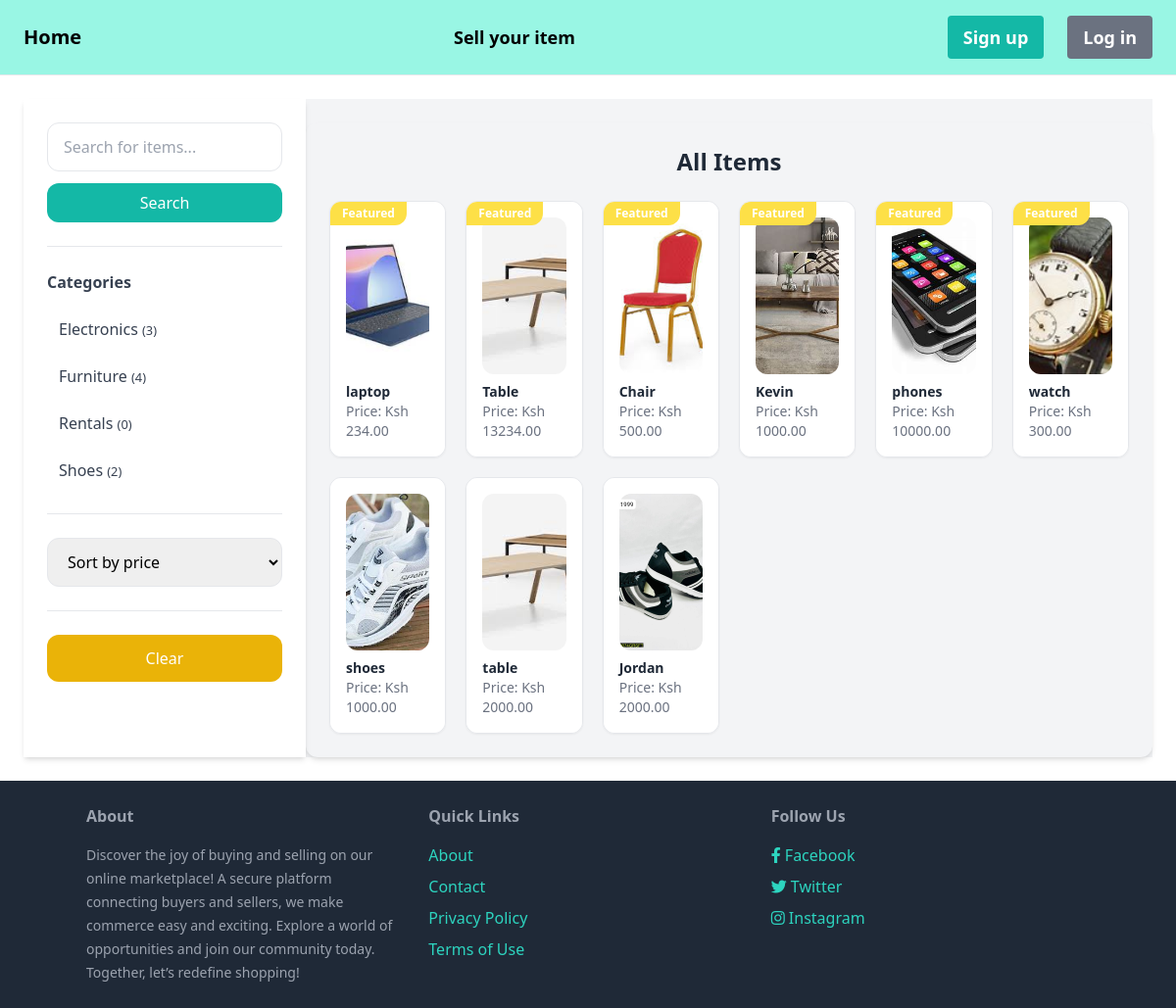
The page / on the database its author committed.
### item/models.py (models this page shows, shortened)
class Category(models.Model):
    name = models.CharField(max_length=255)
    class Meta:
        ordering = ('name',)
        verbose_name_plural = 'Categories'

class Item(models.Model):
    CONDITION_CHOICES = [
        ('NEW', 'New'),
        ('USED', 'Second Hand/Used'),
    ]
    category = models.ForeignKey(Category, related_name='items', on_delete=models.CASCADE)
    subcategory = models.ForeignKey(Subcategory, on_delete=models.CASCADE, related_name='items', blank=True, null=True)
    name = models.CharField(max_length=255)
    description = models.TextField(blank=True, null=True)
    price = models.DecimalField(max_digits=10, decimal_places=2)
    condition = models.CharField(max_length=4, choices=CONDITION_CHOICES, default='NEW')
    image = models.ImageField(upload_to='item_images', blank=True, null=True)
    image1 = models.ImageField(upload_to='item_images', blank=True, null=True)
    image2 = models.ImageField(upload_to='item_images', blank=True, null=True)
    image3 = models.ImageField(upload_to='item_images', blank=True, null=True)
    image4 = models.ImageField(upload_to='item_images', blank=True, null=True)
    is_sold = models.BooleanField(default=False)
    featured = models.BooleanField(default=False)
    created_by = models.ForeignKey(User, related_name='items', on_delete=models.CASCADE)
    whatsapp_number = models.CharField(max_length=15, blank=True, null=True)
    created_at = models.DateTimeField(auto_now_add=True)
    video = models.FileField(upload_to='item_video', blank=True, null=True)
    location = models.CharField(max_length=50, blank=True, null=True)

### core/views.py (the view)
# urls.py: path('', views.index, name='index'),
def index(request):
    items = Item.objects.all()
    item1 = Item.objects.filter(featured=True).filter(is_sold=False)
    categories = Category.objects.all()
    return render(request, 'item/items.html', {
        'categories': categories,
        'items': items,
        'item1': item1,
    })

### item/templates/item/items.html (shortened to what this page needs)
{% extends 'core/base.html' %}
{% block content %}
<div class="relative bg-gray-100">
    <div class="flex">
        <div id="sidebar"
             class="bg-white w-full lg:w-1/4 p-6 shadow-md fixed lg:static top-0 left-0 z-50 lg:translate-x-0 -translate-x-full lg:transition-none transition-transform duration-300">
            <form method="get" action="{% url 'item:items' %}">
                <input name="query"
                       class="w-full py-3 px-4 border rounded-xl focus:outline-none focus:ring-2 focus:ring-teal-500"
                       type="text"
                       value="{{ query }}"
                       placeholder="Search for items...">
                <button aria-label="Search"
                        class="mt-3 py-2 px-6 w-full bg-teal-500 text-white rounded-xl hover:bg-teal-700">
                    Search
                </button>
            </form>
            <hr class="my-6">
            <p class="font-semibold text-gray-700 mb-4">Categories</p>
            <ul class="space-y-2">
                {% for category in categories %}
                <li class="py-2 px-3 rounded-xl {% if category.id == category_id %}bg-gray-200{% endif %}">
                    <a href="{% url 'item:items' %}?query={{ query }}&category={{ category.id }}"
                       class="block text-gray-700 hover:text-teal-500">
                        {{ category.name }} <small>({{ category.items.count }})</small>
                    </a>
                </li>
                {% endfor %}
            </ul>
            <hr class="my-6">
            <form id="filterForm" method="get" action="{% url 'item:items' %}">
                <select name="price_order"
                        class="w-full py-3 px-4 border rounded-xl focus:outline-none focus:ring-2 focus:ring-teal-500"
                        onchange="this.form.submit()">
                    <option value="">Sort by price</option>
                </select>
            </form>
            <hr class="my-6">
            <a href="{% url 'item:items' %}"
               class="block mt-2 py-3 px-6 text-center bg-yellow-500 text-white rounded-xl hover:bg-yellow-600">
                Clear
            </a>
        </div>
        <div class="w-full lg:w-3/4 ml-auto">
            <div class="mt-6 px-6 py-6 bg-gray-100 rounded-xl shadow-md">
                <h2 class="mb-6 text-2xl font-semibold text-center text-gray-800">All Items</h2>
                <div class="grid grid-cols-2 sm:grid-cols-2 lg:grid-cols-6 gap-5">
                    {% for item in items %}
                    <div class="relative border border-gray-200 rounded-xl overflow-hidden shadow-sm hover:shadow-md transition-shadow duration-300">
                        {% if item.featured %}
                        <div class="absolute top-0 left-0 bg-yellow-300 text-white py-1 px-3 text-xs font-bold rounded-br-xl z-10">
                            Featured
                        </div>
                        {% endif %}
                        <a href="{% url 'item:detail' item.id %}">
                            <div class="p-4 bg-white">
                                <img src="{{ item.image.url }}" alt="{{ item.name }}"
                                     class="w-full h-40 object-cover rounded-xl mb-2">
                                <h3 class="text-sm font-semibold text-gray-800">{{ item.name }}</h3>
                                <p class="text-sm text-gray-500">Price: Ksh {{ item.price }}</p>
                            </div>
                        </a>
                    </div>
                    {% endfor %}
                </div>
            </div>
        </div>
    </div>
</div>
{% endblock %}

### core/Templates/core/base.html (shortened to what this page needs)
<!doctype html>
<html>
<head>
    <link href="https://cdnjs.cloudflare.com/ajax/libs/font-awesome/5.15.1/css/all.min.css" rel="stylesheet">
    <script src="https://cdn.tailwindcss.com"></script>
</head>
<body>
    <nav class="py-4 px-6 flex justify-between items-center border-b border-gray-200 bg-teal-200 text-black sticky top-0 z-50">
        <a href="/" class="text-xl font-semibold">Home</a>
        <a href="{% url 'item:new' %}" class="text-lg font-semibold hover:text-gray-500">Sell your item</a>
        <div id="navbarMenu" class="hidden lg:flex lg:space-x-6 items-center">
            {% if request.user.is_authenticated %}
            <div class="relative inline-block text-left">
                <button type="button" onclick="toggleDropdown()" class="inline-flex justify-center px-4 py-2 text-sm font-medium leading-5 text-gray-700 bg-white border border-gray-300 rounded-md shadow-sm hover:text-gray-500">
                    <i class="fa fa-user mr-2" aria-hidden="true"></i>
                </button>
                <div id="dropdown-menu" class="hidden absolute right-0 w-56 mt-2 bg-white rounded-md shadow-lg">
                    <div class="py-1">
                        <a href="{% url 'conversation:inbox' %}" class="block px-4 py-2 text-sm text-gray-700 hover:bg-gray-100">Inbox</a>
                        <a href="{% url 'conversation:group' %}" class="block px-4 py-2 text-sm text-gray-700 hover:bg-gray-100">Space</a>
                        <a href="{% url 'dashboard:index' %}" class="block px-4 py-2 text-sm text-gray-700 hover:bg-gray-100">Dashboard</a>
                        <a href="{% url 'core:logout' %}" class="block px-4 py-2 text-sm text-gray-700 hover:bg-gray-100">Log out</a>
                    </div>
                </div>
            </div>
            {% else %}
            <a href="{% url 'core:signup' %}" class="px-4 py-2 text-lg font-semibold bg-teal-500 text-white rounded hover:bg-teal-700">Sign up</a>
            <a href="{% url 'core:login' %}" class="px-4 py-2 text-lg font-semibold bg-gray-500 text-white rounded hover:bg-gray-700">Log in</a>
            {% endif %}
        </div>
    </nav>
    <div class="px-6 py-6">
        {% block content %}
        {% endblock %}
    </div>
    <footer class="py-6 px-6 bg-gray-800 text-gray-400">
        <div class="container mx-auto grid grid-cols-1 md:grid-cols-3 gap-6">
            <div>
                <h3 class="mb-4 font-semibold text-gray-400">About</h3>
                <p class="text-sm leading-6">
                    Discover the joy of buying and selling on our online marketplace! A secure platform connecting buyers and sellers, we make commerce easy and exciting. Explore a world of opportunities and join our community today. Together, let’s redefine shopping!
                </p>
            </div>
            <div>
                <h3 class="mb-4 font-semibold text-gray-400">Quick Links</h3>
                <ul class="list-none space-y-2">
                    <li><a href="{% url 'core:about' %}" class="text-teal-400 hover:underline">About</a></li>
                    <li><a href="{% url 'core:contact' %}" class="text-teal-400 hover:underline">Contact</a></li>
                    <li><a href="{% url 'core:term' %}" class="text-teal-400 hover:underline">Privacy Policy</a></li>
                    <li><a href="{% url 'core:term' %}" class="text-teal-400 hover:underline">Terms of Use</a></li>
                </ul>
            </div>
            <div>
                <h3 class="mb-4 font-semibold text-gray-400">Follow Us</h3>
                <ul class="list-none space-y-2">
                    <li><a href="#" class="text-teal-400 hover:underline"><i class="fab fa-facebook-f"></i> Facebook</a></li>
                    <li><a href="#" class="text-teal-400 hover:underline"><i class="fab fa-twitter"></i> Twitter</a></li>
                    <li><a href="#" class="text-teal-400 hover:underline"><i class="fab fa-instagram"></i> Instagram</a></li>
                </ul>
            </div>
        </div>
    </footer>
</body>
</html>

### rows shown on the page
Category: name "Electronics", items.count "3"
Category: name "Furniture", items.count "4"
Category: name "Rentals", items.count "0"
Category: name "Shoes", items.count "2"
Item: featured "Featured", image (picture), name "laptop", price "234.00"
Item: featured "Featured", image (picture), name "Table", price "13234.00"
Item: featured "Featured", image (picture), name "Chair", price "500.00"
Item: featured "Featured", image (picture), name "Kevin", price "1000.00"
Item: featured "Featured", image (picture), name "phones", price "10000.00"
Item: featured "Featured", image (picture), name "watch", price "300.00"
Item: image (picture), name "shoes", price "1000.00"
Item: image (picture), name "table", price "2000.00"
Item: image (picture), name "Jordan", price "2000.00"
